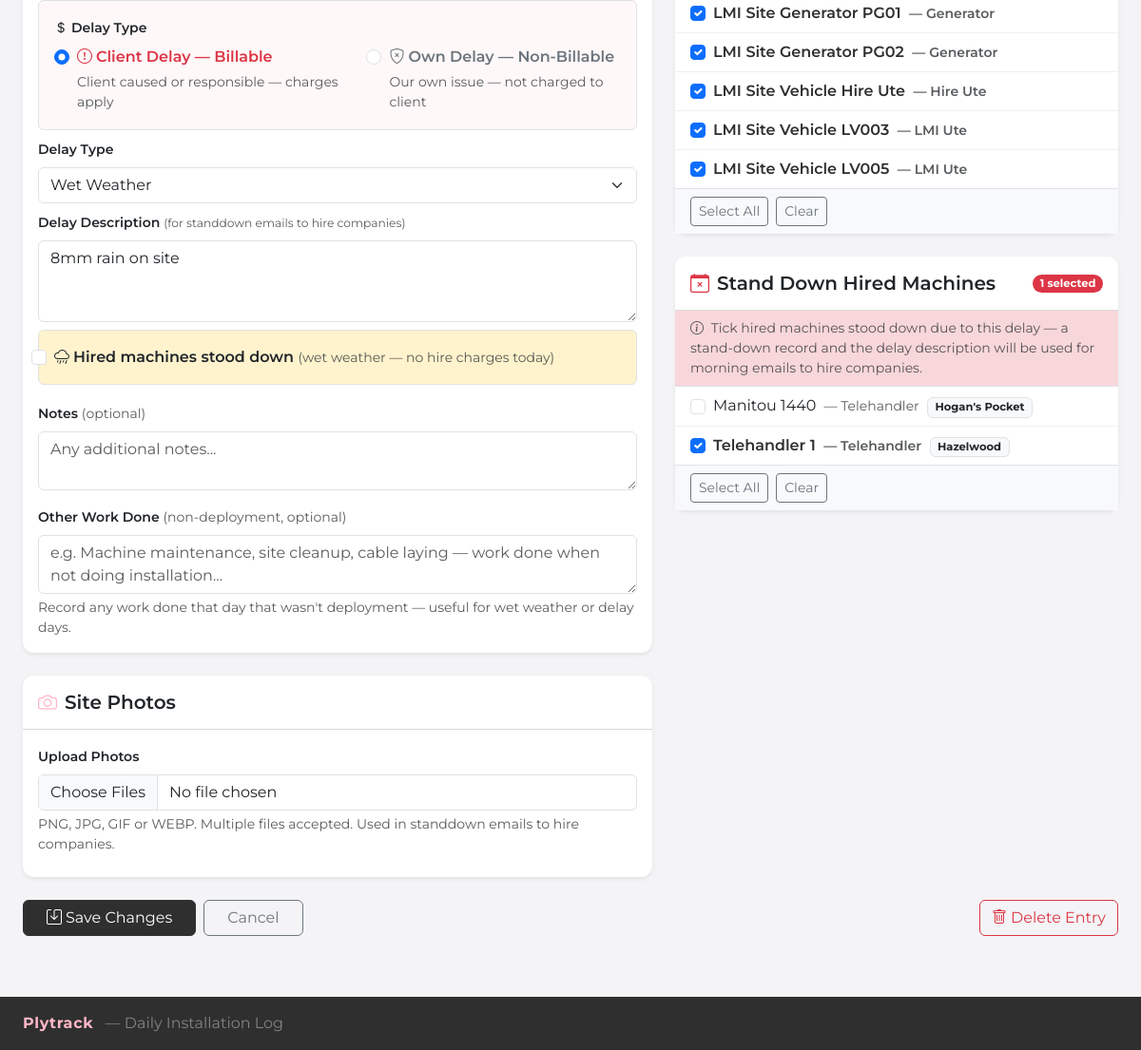
Page /entry/6/edit (signed in, lower part) on the earlier database version.
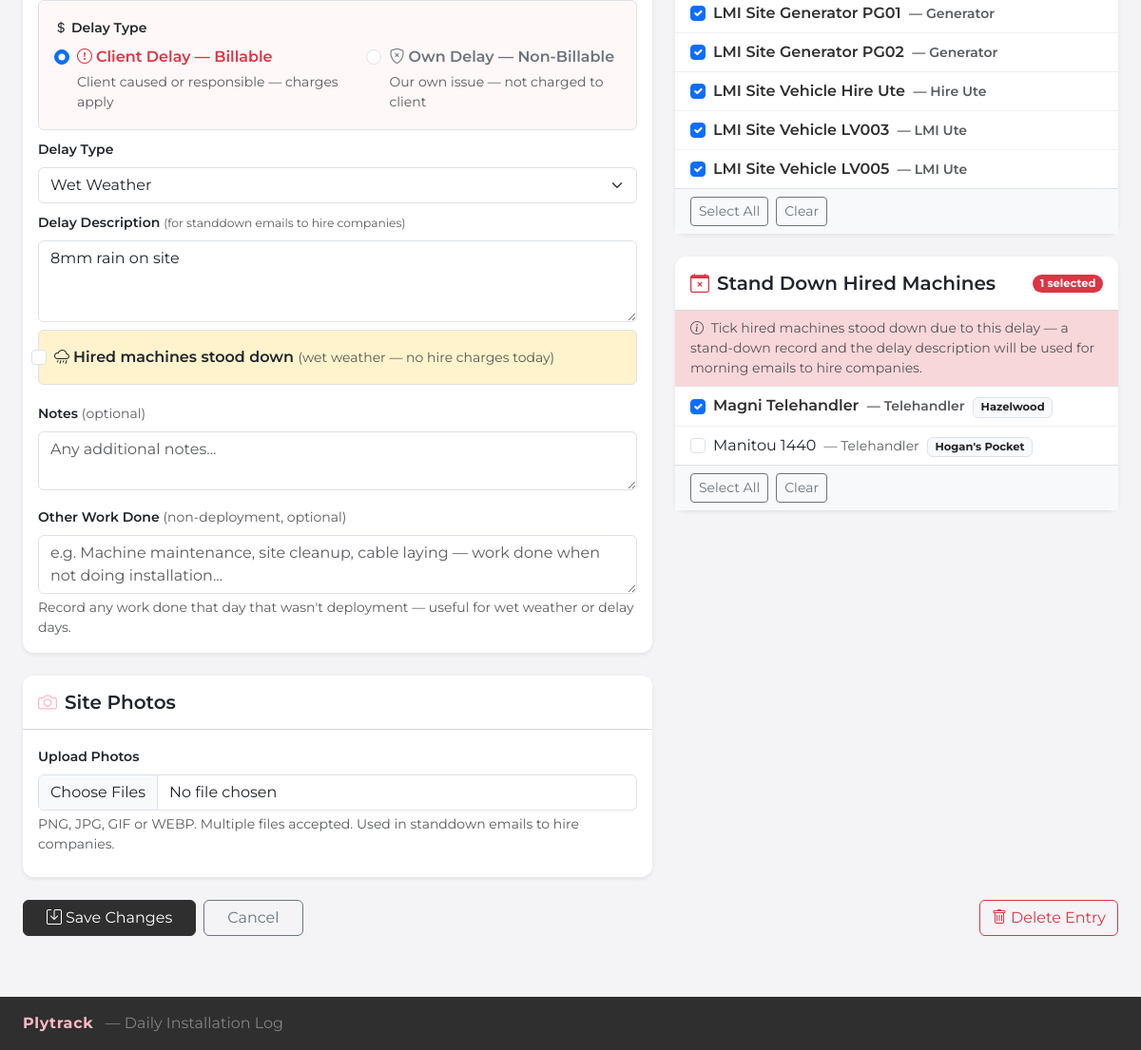
Same page on the later database version.
### models.py (models this page shows, shortened)
class Machine(db.Model):
    id = db.Column(db.Integer, primary_key=True)
    name = db.Column(db.String(200), nullable=False)
    plant_id = db.Column(db.String(100))           # internal plant/fleet ID
    machine_type = db.Column(db.String(100))
    description = db.Column(db.Text)               # what the item is / notes
    delay_rate = db.Column(db.Float)
    active = db.Column(db.Boolean, default=True)
    created_at = db.Column(db.DateTime, default=datetime.utcnow)

class HiredMachine(db.Model):
    id = db.Column(db.Integer, primary_key=True)
    project_id = db.Column(db.Integer, db.ForeignKey('project.id'), nullable=False)
    machine_name = db.Column(db.String(200), nullable=False)
    plant_id = db.Column(db.String(100))           # plant/fleet ID from hire company
    machine_type = db.Column(db.String(100))
    description = db.Column(db.Text)               # description of the item
    hire_company = db.Column(db.String(200))
    hire_company_email = db.Column(db.String(200))
    hire_company_phone = db.Column(db.String(50))
    delivery_date = db.Column(db.Date)
    return_date = db.Column(db.Date)
    cost_per_day = db.Column(db.Float)
    cost_per_week = db.Column(db.Float)
    count_saturdays = db.Column(db.Boolean, default=True)
    invoice_filename = db.Column(db.String(500))
    invoice_original_name = db.Column(db.String(500))
    notes = db.Column(db.Text)
    active = db.Column(db.Boolean, default=True)
    created_at = db.Column(db.DateTime, default=datetime.utcnow)
    project = db.relationship('Project', backref='hired_machines')
    stand_downs = db.relationship(
        'StandDown', backref='hired_machine',
        cascade='all, delete-orphan',
        order_by='StandDown.stand_down_date'
    )

class Project(db.Model):
    id = db.Column(db.Integer, primary_key=True)
    name = db.Column(db.String(200), nullable=False)
    description = db.Column(db.Text)
    active = db.Column(db.Boolean, default=True)
    start_date = db.Column(db.Date)           # Day 1 of installation (for Gantt day→date mapping)
    planned_crew = db.Column(db.Integer)      # Estimated crew size for efficiency calculations
    hours_per_day = db.Column(db.Float)       # Quoted hours per working day
    quoted_days = db.Column(db.Integer)       # Total quoted working days for the job
    state = db.Column(db.String(10))              # Australian state code e.g. 'QLD'
    is_cfmeu = db.Column(db.Boolean, default=False)
    created_at = db.Column(db.DateTime, default=datetime.utcnow)
    entries = db.relationship('DailyEntry', backref='project', lazy=True)
    planned_data = db.relationship('PlannedData', backref='project',
                                   cascade='all, delete-orphan', lazy=True)
    non_work_dates = db.relationship('ProjectNonWorkDate', backref='project',
                                     cascade='all, delete-orphan',
                                     order_by='ProjectNonWorkDate.date')
    budgeted_roles = db.relationship('ProjectBudgetedRole', backref='project',
                                     cascade='all, delete-orphan', lazy=True)

### app.py (the view, shortened to what this page needs)
@app.route('/entry/<int:entry_id>/edit', methods=['GET', 'POST'])
def edit_entry(entry_id):
    entry = DailyEntry.query.get_or_404(entry_id)
    projects = Project.query.filter_by(active=True).order_by(Project.name).all()
    employees = Employee.query.filter_by(active=True).order_by(Employee.name).all()
    machines = Machine.query.filter_by(active=True).order_by(Machine.name).all()
    hired_machines = HiredMachine.query.filter_by(active=True).order_by(HiredMachine.machine_name).all()
    existing_sd_ids = {
        sd.hired_machine_id
        for hm in hired_machines
        for sd in hm.stand_downs
        if sd.stand_down_date == entry.entry_date
    }
    all_pm = ProjectMachine.query.all()
    machine_project_map = {}
    for pm in all_pm:
        machine_project_map.setdefault(pm.machine_id, [])
        machine_project_map[pm.machine_id].append(pm.project_id)
    return render_template('entry_form.html', entry=entry, projects=projects,
                           employees=employees, machines=machines,
                           hired_machines=hired_machines,
                           machine_project_map=machine_project_map,
                           standdown_machine_ids=existing_sd_ids,
                           selected_employee_ids=[e.id for e in entry.employees],
                           selected_machine_ids=[m.id for m in entry.machines],
                           today=date.today())

### app.py (called while the page is built)
@login_manager.user_loader
def load_user(user_id):
    return User.query.get(int(user_id))

@app.context_processor
def inject_active_projects():
    try:
        projects = Project.query.filter_by(active=True).order_by(Project.name).all()
    except Exception:
        projects = []
    return {'_active_projects': projects}

@app.before_request
def require_login():
    public_endpoints = {'login', 'logout', 'static'}
    if request.endpoint not in public_endpoints and not current_user.is_authenticated:
        return redirect(url_for('login', next=request.url))

### models.py (called while the page is built)
    @property
    def is_active(self):
        return self.active

### templates/entry_form.html (shortened to what the changed rows need)
{% extends "base.html" %}
{% block content %}
<form method="POST" enctype="multipart/form-data"
      action="{% if entry %}{{ url_for('edit_entry', entry_id=entry.id) }}{% else %}{{ url_for('new_entry') }}{% endif %}">
  <div class="row g-4">
                {% set _dr = entry.delay_reason if entry and entry.delay_reason else '' %}
    <div class="col-lg-5">
      <div class="card border-0 shadow-sm mb-4">
        <div class="card-body p-0">
          {% if machines %}
          <div class="checkbox-scroll-list" id="machineList">
            {% for machine in machines %}
            <label class="checkbox-item d-flex align-items-center gap-2 px-3 py-2"
                   data-machine-id="{{ machine.id }}"
                   data-project-ids="{{ machine_project_map.get(machine.id, [])|tojson if machine_project_map is defined else '[]' }}">
              <input type="checkbox" name="machine_ids" value="{{ machine.id }}"
                     class="form-check-input machine-check mt-0"
                     {% if selected_machine_ids is defined and machine.id in selected_machine_ids %}checked{% endif %}>
              <span>
                {{ machine.name }}
                {% if machine.machine_type %}
                  <small class="text-muted ms-1">— {{ machine.machine_type }}</small>
                {% endif %}
              </span>
            </label>
            {% endfor %}
          </div>
          {% else %}
          <div class="text-center py-4 text-muted small">
            <i class="bi bi-truck d-block fs-3 mb-1"></i>
            No machines added yet.<br>
            <a href="{{ url_for('admin_machines') }}">Add machines</a> in Admin.
          </div>
          {% endif %}
        </div>
      </div>
      <div class="card border-0 shadow-sm mb-4" id="standdownCard"
           style="{% if not entry or not entry.delay_hours or entry.delay_hours == 0 %}display:none{% endif %}">
            {% set pre = standdown_machine_ids | list %}
        <div class="card-body p-0">
          {% if hired_machines %}
          <div class="checkbox-scroll-list">
            {% for hm in hired_machines %}
            <label class="checkbox-item d-flex align-items-center gap-2 px-3 py-2">
              <input type="checkbox" name="standdown_machine_ids" value="{{ hm.id }}"
                     class="form-check-input standdown-check mt-0"
                     {% if hm.id in standdown_machine_ids %}checked{% endif %}>
              <span>
                {{ hm.machine_name }}
                {% if hm.machine_type %}
                  <small class="text-muted ms-1">— {{ hm.machine_type }}</small>
                {% endif %}
                <small class="badge bg-light border text-dark ms-1">{{ hm.project.name }}</small>
              </span>
            </label>
            {% endfor %}
          </div>
          {% else %}
          <div class="text-center py-4 text-muted small">
            <i class="bi bi-truck d-block fs-3 mb-1"></i>
            No active hired machines.<br>
            <a href="{{ url_for('hire_new') }}">Add a hired machine</a> first.
          </div>
          {% endif %}
        </div>
      </div>
    </div>
  </div>
</form>
{% endblock %}

Differences in the rows shown:
changed HiredMachine "Hazelwood": machine_name "Telehandler 1" → "Magni Telehandler"; moves up the list
